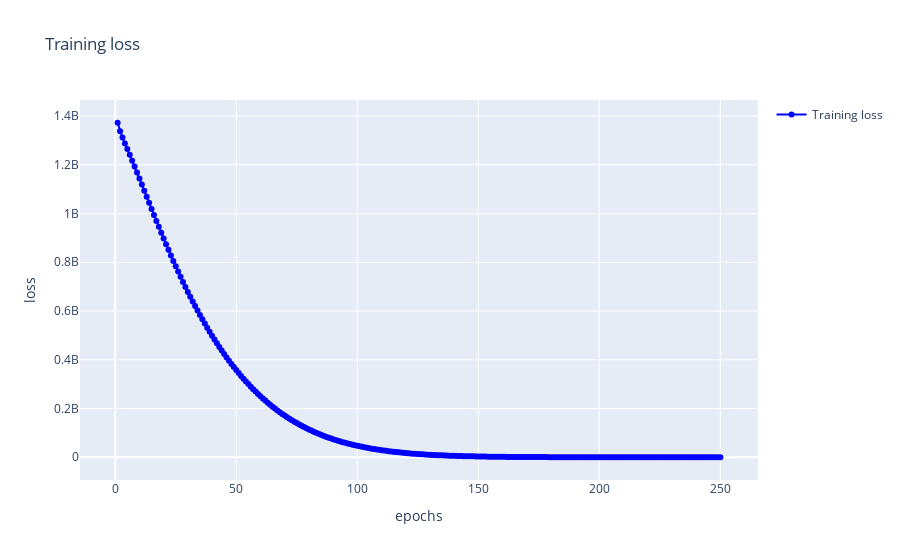

Notebook source saved alongside this figure:
### Code cell
fig = go.Figure()
fig.add_trace(go.Scatter(
    x=list(epochs),
    y=loss_history,
    mode='lines+markers',
    marker=dict(
        color='blue',
        symbol='circle'
    ),
    line=dict(color='blue'),
    name='Training loss'
))

fig.update_layout(
    title='Training loss',
    xaxis_title='epochs',
    yaxis_title='loss',
    showlegend=True
)

### Figure 1 — Plotly figure (JSON) as saved in the notebook; plotly's stock layout.template omitted (floating-point values rounded to 4 significant figures; data arrays with more than 128 entries replaced by an {"elided": "..."} marker saying what was removed)
{"data": [{"line": {"color": "blue"}, "marker": {"color": "blue", "symbol": "circle"}, "mode": "lines+markers", "name": "Training loss", "type": "scatter", "x": {"elided": "250 int values"}, "y": {"elided": "250 float values"}}], "layout": {"showlegend": true, "title": {"text": "Training loss"}, "xaxis": {"title": {"text": "epochs"}}, "yaxis": {"title": {"text": "loss"}}}}
